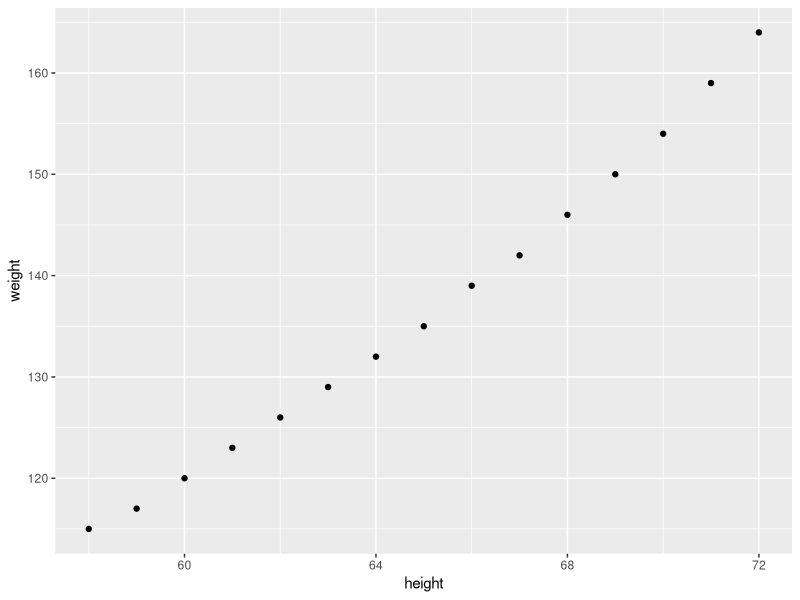
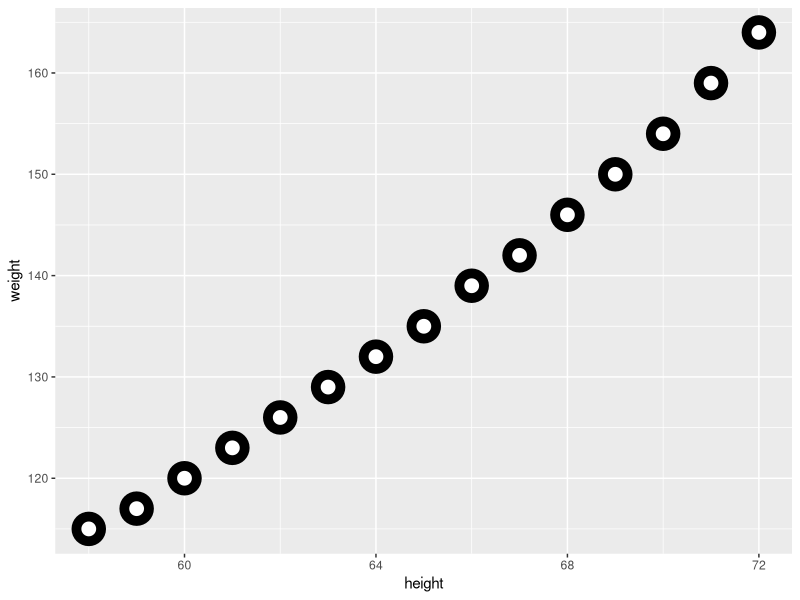

R code for these plots, in order:
#This code chunk identifies my working directory 
#and sets it to where I want to save and fetch files
#TASK: fill in between the parentheses if needed. 
#If not needed, make the two lines a comment
#getwd()
#setwd()

#This brings the 'women' data into my environment from Base R
women

#This code saves the women data as a dataframe with my name
#TASK: Change Anna to your name
Amanda_mydata<-women

#This code chunk allows me to see the top 2 rows of my data
#TASK: replace the ? with the function that returns the top rows
head(Amanda_mydata, 2)

#This code chunk shows me the structure 
#Such as number of columns, number of observations, names of the columns, and class of each columns followed by few of the initial observations of each column
#Task: Complete the comment above 
#by filling in the blank with what else the str function returns
str(Amanda_mydata)

#This code chunk shows me some basic summary stats
#Such as Min, Mean, Median, Max, and Quartiles
#Task: Complete the comment above
summary(Amanda_mydata)

#this allows me to apply the function to just one certain column
#Task: replace the ? in the code below with the correct character
mean(Amanda_mydata$height)

#This allows me to save one column as its own object ('values' in the Environment)
#I can see the values in the Environment window
Just_Height<- (Amanda_mydata$height)
#Task: Write the code below to create an object for the just weight column
Just_Weight<- (Amanda_mydata$weight)

#This takes the individual objects ('values' in the Environment) and creates a dataframe
#I can see the Data in the Environment 
#Task: replace the ? in the code below with the correct character
HeightandWeight <- data.frame(Just_Height, Just_Weight)

#This code chunk creates a subset from my dataset
#Note that the subset only appears in the Console (not the Environment)
#If I wanted to save the subset, I would need to name it as done in the code above
subset(HeightandWeight, Just_Height>65)

#TASK: replace the ?'s below with the correct functions
#This shows me how many rows are in my dataset
nrow(HeightandWeight)
#This shows me how many columns are in my dataset
ncol(HeightandWeight)

#This also shows me how many rows and columns with just one function
#TASK: replace the ? with the correct function
dim(HeightandWeight)

#This code will install the tibble package
install.packages("tibble")
#This code calls the tibble package so I can use its functions
library(tibble)

#TASK: Run the next few lines of code and note the difference in what the lines return
#Put your noted difference in a new comment below
#The run of "NewWomen" has duplicated each column for height and weight, because it includes "HeightandWeight" which we previously set to be height and weight. The 2nd code shows 2 columns, this now has 4 total.
NewWomen<-tibble(HeightandWeight, height=Just_Height, weight=Just_Weight)
NewWomen1<-tibble(height=Just_Height, weight=Just_Weight)
View(NewWomen)
View(NewWomen1)

#This installs the ggplot2 package
#TASK: replace the ? with the word needed to install the ggplot2 package
install.packages("ggplot2")

#This calls the gglot2 package so I can use the functions in it
#TASK: replace the ? with the function that call the package
library(ggplot2)

#This produces a scatterplot of the height and weight columns
ggplot(NewWomen, aes(x=height, y=weight)) + 
  geom_point()

#Optional 'Just for fun' TASK: Change the arguments for the geom point and see what happens to the plot
ggplot(NewWomen, aes(x=height, y=weight)) + 
  geom_point(shape = 21, colour = "black", fill = "white", size = 5, stroke = 5)
